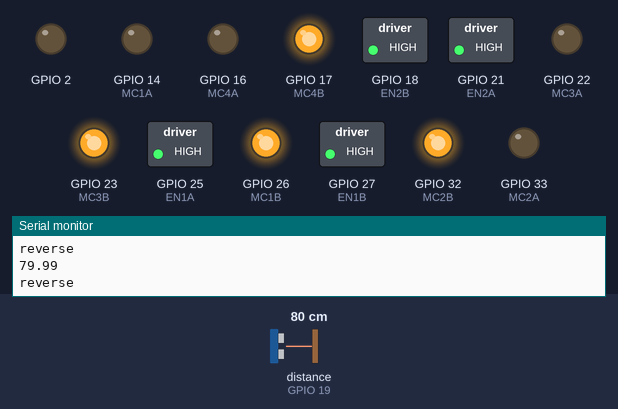
Simulated run of this program. Board: ESP32. Shown: switched loads named in the program (green lamp = pin HIGH), output pins drawn as LEDs (lit = HIGH), the last lines printed to the serial monitor. Wiring (inferred from the names in the program): ultrasonic range finder: trigger GPIO 13; echo GPIO 19. Inputs (shaded band) come from the test bench; at power-on: distance to the obstacle (sensor on GPIO 19) 80 cm. The echo pulse lasts 58.3 µs per cm; pins used as bus, display or sensor lines are not drawn.

Above: at 1.2 s.
1.3 s: distance to the obstacle (sensor on GPIO 19) set to 16 cm
2.8 s: distance to the obstacle (sensor on GPIO 19) set to 13 cm
At 5.0 s:
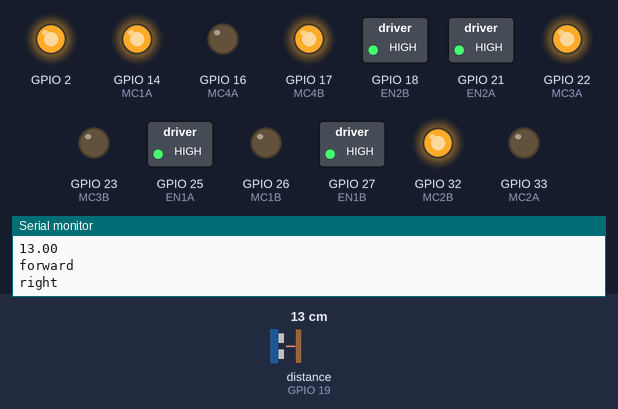
5.3 s: distance to the obstacle (sensor on GPIO 19) set to 18 cm
At 6.3 s:
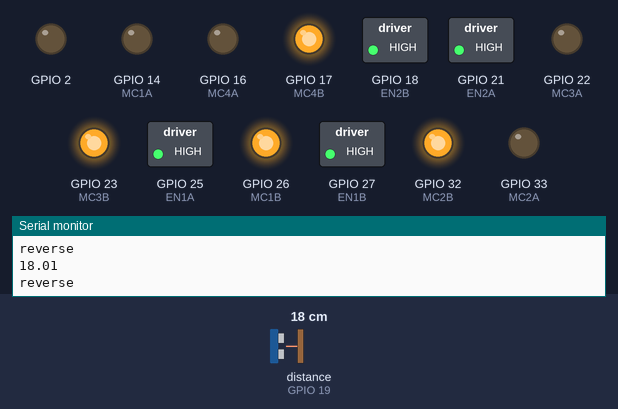
7.3 s: distance to the obstacle (sensor on GPIO 19) set to 2 cm
At 8.1 s:
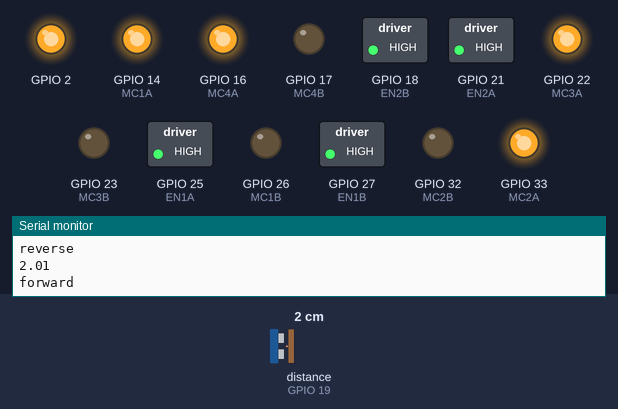
Timing chart, 0 to 10.8 s (numbered marks = the images above; inputs shaded):
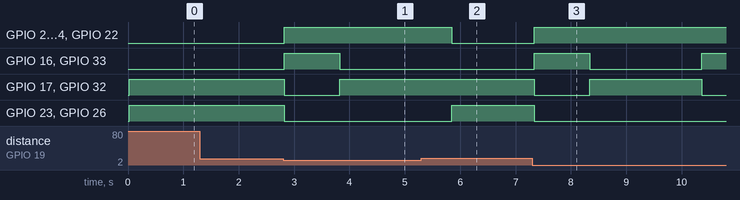

The program:

main.cpp
```cpp
// #include <ArduinoJson.h>

// const int EN1=27;   //Half Bridge 1 Enable
// const int MC1=33;  //Motor Control 1
// const int MC2=32;  //Motor Control 2
// const int EN2=26;   //Half Bridge 1 Enable
// const int MC3=13;  //Motor Control 1
// const int MC4=14;  //Motor Control 2
// //const int POT=0;  //POT on Analog Pin 0
// //int val = 0;      //for storing the reading from the POT
// //int velocity = 0; //For storing the desired velocity (from 0-255)

// void setup(){
//   pinMode(EN1, OUTPUT);
//   pinMode(MC1, OUTPUT);
//   pinMode(MC2, OUTPUT);
//   pinMode(EN2, OUTPUT);
//   pinMode(MC3, OUTPUT);
//   pinMode(MC4, OUTPUT);
// //  brake(); //Initialize with motor stopped
// }

// void loop() {
// //  val = analogRead(POT);
// //  //go forward
// //  if (val > 562){
// //    velocity = map(val, 563, 1023, 0, 255);
//     digitalWrite(MC1, HIGH);
//     digitalWrite(MC2, LOW);
//     digitalWrite(EN1, HIGH);

//     digitalWrite(MC3, HIGH);
//     digitalWrite(MC4, LOW);
//     digitalWrite(EN2, HIGH);
//     }

// //    //go backward
// //   else if (val < 462){
// //    velocity = map(val, 461, 0, 0, 255);
// //    digitalWrite(EN, LOW);
// //    digitalWrite(MC1, LOW);
// //    digitalWrite(MC2, HIGH);
// //    analogWrite(EN, rate);
// //   }
// //
// //   //brake
// //   else{
// //    digitalWrite(EN, LOW);
// //    digitalWrite(MC1, LOW);
// //    digitalWrite(MC2, LOW);
// //    digitalWrite(EN, HIGH);
// //   }
// //}
```

DIY_car.cpp
```cpp
// #include "BluetoothSerial.h"
// //#include <ArduinoJson.h>

// const int EN1=27;   //Half Bridge 1 Enable
// const int MC1=33;  //Motor Control 1
// const int MC2=32;  //Motor Control 2
// const int EN2=26;   //Half Bridge 1 Enable
// const int MC3=13;  //Motor Control 1
// const int MC4=14;  //Motor Control 2

// BluetoothSerial SerialBT; // create Bluetooth object

// void setup() {
//   Serial.begin(115200);       // Serial monitor
//   pinMode(2, OUTPUT);
//   SerialBT.begin("CAR_BT"); // Device name for Bluetooth
//   Serial.println("Bluetooth started! Pair with CAR_BT");

//   pinMode(EN1, OUTPUT);
//   pinMode(MC1, OUTPUT);
//   pinMode(MC2, OUTPUT);
//   pinMode(EN2, OUTPUT);
//   pinMode(MC3, OUTPUT);
//   pinMode(MC4, OUTPUT);
// //  brake(); //Initialize with motor stopped

//   digitalWrite(EN1, HIGH);
//   digitalWrite(EN2, HIGH);
// }

// void loop() {
//   if (SerialBT.available()) {         // check if data received from phone
//     // String command = SerialBT.readStringUntil('\n');
//     char command = SerialBT.read();  // read one character
//     Serial.print("Received: ");
//     Serial.println(command);

//     if(command == 'F')
//     {
//       digitalWrite(2, HIGH);
//       digitalWrite(MC1, HIGH);
//       digitalWrite(MC2, LOW);
//       Serial.println("forward");
//     }

//     else if(command == 'B')
//     {
//       digitalWrite(2, LOW);
//       digitalWrite(MC1, LOW);
//       digitalWrite(MC2, HIGH);
//       Serial.println("reverse");
//     }

//     else if(command == 'L')
//     {
//       digitalWrite(2, LOW);
//       digitalWrite(MC3, HIGH);
//       digitalWrite(MC4, LOW);
//       Serial.println("left");
//     }
//      else if(command == 'R')
//     {
//       digitalWrite(2, HIGH);
//       digitalWrite(MC3, LOW);
//       digitalWrite(MC4, HIGH);
//       Serial.println("right");
//     }
//     else if(command == 'Q')
//     {
//       digitalWrite(MC1, HIGH);
//       digitalWrite(MC2, LOW);
//       digitalWrite(MC3, HIGH);
//       digitalWrite(MC4, LOW);
//       Serial.println("forward-left");
//     }
//     else if(command == 'E')
//     {
//       digitalWrite(MC1, HIGH);
//       digitalWrite(MC2, LOW);
//       digitalWrite(MC3, LOW);
//       digitalWrite(MC4, HIGH);
//       Serial.println("forward-right");
//     }
//     else if(command == 'C')
//     {
//       digitalWrite(MC1, LOW);
//       digitalWrite(MC2, HIGH);
//       digitalWrite(MC3, LOW);
//       digitalWrite(MC4, HIGH);
//       Serial.println("reverse-right");
//     }
//     else if(command == 'Z')
//     {
//       digitalWrite(MC1, LOW);
//       digitalWrite(MC2, HIGH);
//       digitalWrite(MC3, HIGH);
//       digitalWrite(MC4, LOW);
//       Serial.println("reverse-left");
//     }
//     else if(command == 'S')
//     {
//       digitalWrite(MC1, LOW);
//       digitalWrite(MC2, LOW);
//       digitalWrite(MC3, LOW);
//       digitalWrite(MC4, LOW);
//       Serial.println("brake");
//     }
//   }
// }
```

automatic.cpp
```cpp
#include <ArduinoJson.h>

// ===== MOTOR 1 =====
const int EN1A = 25;
const int MC1A  = 14;
const int MC1B  = 26;

// ===== MOTOR 2 =====
const int EN1B = 27;
const int MC2A  = 33;
const int MC2B  = 32;

// ===== MOTOR 3 =====
const int EN2A = 21;
const int MC3A  = 22;
const int MC3B  = 23;

// ===== MOTOR 4 =====
const int EN2B = 18;
const int MC4A  = 16;
const int MC4B  = 17;

int trigPin =13;
int echoPin =19;
int travelTime;       //time it takes to hit the sensr and travel back
int speedofsound =343; //in meter per seconds
float distanceinM;
float distanceinCm;

void setup() {
  Serial.begin(115200);
  pinMode(2, OUTPUT);

  pinMode(trigPin, OUTPUT);
  pinMode(echoPin, INPUT);

  pinMode(EN1A, OUTPUT);
  pinMode(MC1A, OUTPUT);
  pinMode(MC1B, OUTPUT);

  pinMode(EN1B, OUTPUT);
  pinMode(MC2A, OUTPUT);
  pinMode(MC2B, OUTPUT);

  pinMode(EN2A, OUTPUT);
  pinMode(MC3A, OUTPUT);
  pinMode(MC3B, OUTPUT);

  pinMode(EN2B, OUTPUT);
  pinMode(MC4A, OUTPUT);
  pinMode(MC4B, OUTPUT);

  // Enable all channels
  digitalWrite(EN1A, HIGH);
  digitalWrite(EN1B, HIGH);
  digitalWrite(EN2A, HIGH);
  digitalWrite(EN2B, HIGH);
}


void loop() {
  digitalWrite(trigPin, LOW);
  delayMicroseconds(10);
  digitalWrite(trigPin, HIGH);
  delayMicroseconds(10);
  digitalWrite(trigPin, LOW);

  travelTime=pulseIn(echoPin,HIGH); // to read the high signal sent from the trigpin in microseconds
  delay(20);
  distanceinM=speedofsound*(travelTime/2000000.); //distance in meter
  distanceinCm=distanceinM*100; //distance in cm

//   Serial.println(travelTime);// print time in microseconds
  Serial.println(distanceinCm); // print distance in cm

    if(distanceinCm > 15)
    {
      digitalWrite(MC1A, LOW);
      digitalWrite(MC1B, HIGH);
      digitalWrite(MC2A, LOW);
      digitalWrite(MC2B, HIGH);
      digitalWrite(MC3A, LOW);
      digitalWrite(MC3B, HIGH);
      digitalWrite(MC4A, LOW);
      digitalWrite(MC4B, HIGH);
      Serial.println("reverse");
      digitalWrite(2, LOW);
    }

    else if(distanceinCm < 15)
    {
      digitalWrite(MC1A, HIGH);
      digitalWrite(MC1B, LOW);
      digitalWrite(MC2A, HIGH);
      digitalWrite(MC2B, LOW);
      digitalWrite(MC3A, HIGH);
      digitalWrite(MC3B, LOW);
      digitalWrite(MC4A, HIGH);
      digitalWrite(MC4B, LOW);
      Serial.println("forward");
      digitalWrite(2, HIGH);
      delay(1000);

      digitalWrite(MC1A, HIGH);
      digitalWrite(MC1B, LOW);
      digitalWrite(MC2A, LOW);
      digitalWrite(MC2B, HIGH);
      digitalWrite(MC3A, HIGH);
      digitalWrite(MC3B, LOW);
      digitalWrite(MC4A, LOW);
      digitalWrite(MC4B, HIGH);
      Serial.println("right");
      digitalWrite(2, HIGH);
      delay(2000);
    }


//     else if(distanceinCm == 'L')
//     {
//       digitalWrite(MC1A, LOW);
//       digitalWrite(MC1B, HIGH);
//       digitalWrite(MC2A, HIGH);
//       digitalWrite(MC2B, LOW);
//       digitalWrite(MC3A, LOW);
//       digitalWrite(MC3B, HIGH);
//       digitalWrite(MC4A, HIGH);
//       digitalWrite(MC4B, LOW);
//       Serial.println("left");
//       digitalWrite(2, LOW);
//     }
//      else if(distanceinCm == 'R')
//     {
//       digitalWrite(MC1A, HIGH);
//       digitalWrite(MC1B, LOW);
//       digitalWrite(MC2A, LOW);
//       digitalWrite(MC2B, HIGH);
//       digitalWrite(MC3A, HIGH);
//       digitalWrite(MC3B, LOW);
//       digitalWrite(MC4A, LOW);
//       digitalWrite(MC4B, HIGH);
//       Serial.println("right");
//       digitalWrite(2, HIGH);
//     }

//     else if(distanceinCm == 'S')
//     {
//       digitalWrite(MC1A, LOW);
//       digitalWrite(MC1B, LOW);
//       digitalWrite(MC2A, LOW);
//       digitalWrite(MC2B, LOW);
//       digitalWrite(MC3A, LOW);
//       digitalWrite(MC3B, LOW);
//       digitalWrite(MC4A, LOW);
//       digitalWrite(MC4B, LOW);
//       Serial.println("brake");
//       digitalWrite(2, LOW);
//     }

}
```

robotic_car.cpp
```cpp
// #include "BluetoothSerial.h"
// BluetoothSerial SerialBT; // create Bluetooth object

// // ===== MOTOR 1 =====
// const int EN1A = 25;
// const int MC1A  = 14;
// const int MC1B  = 26;

// // ===== MOTOR 2 =====
// const int EN1B = 27;
// const int MC2A  = 33;
// const int MC2B  = 32;

// // ===== MOTOR 3 =====
// const int EN2A = 21;
// const int MC3A  = 22;
// const int MC3B  = 23;

// // ===== MOTOR 4 =====
// const int EN2B = 18;
// const int MC4A  = 16;
// const int MC4B  = 17;


// void setup() {
//   Serial.begin(115200);
//   SerialBT.begin("CAR_BT");
//   pinMode(2, OUTPUT);

//   pinMode(EN1A, OUTPUT);
//   pinMode(MC1A, OUTPUT);
//   pinMode(MC1B, OUTPUT);

//   pinMode(EN1B, OUTPUT);
//   pinMode(MC2A, OUTPUT);
//   pinMode(MC2B, OUTPUT);

//   pinMode(EN2A, OUTPUT);
//   pinMode(MC3A, OUTPUT);
//   pinMode(MC3B, OUTPUT);

//   pinMode(EN2B, OUTPUT);
//   pinMode(MC4A, OUTPUT);
//   pinMode(MC4B, OUTPUT);

//   // Enable all channels
//   digitalWrite(EN1A, HIGH);
//   digitalWrite(EN1B, HIGH);
//   digitalWrite(EN2A, HIGH);
//   digitalWrite(EN2B, HIGH);
// }

// void loop() {
//   if (SerialBT.available()) {
//     char command = SerialBT.read();
//     Serial.println(command);

//     if(command == 'F')
//     {
//       digitalWrite(MC1A, HIGH);
//       digitalWrite(MC1B, LOW);
//       digitalWrite(MC2A, HIGH);
//       digitalWrite(MC2B, LOW);
//       digitalWrite(MC3A, HIGH);
//       digitalWrite(MC3B, LOW);
//       digitalWrite(MC4A, HIGH);
//       digitalWrite(MC4B, LOW);
//       Serial.println("forward");
//       digitalWrite(2, HIGH);
//     }

//     else if(command == 'B')
//     {
//       digitalWrite(MC1A, LOW);
//       digitalWrite(MC1B, HIGH);
//       digitalWrite(MC2A, LOW);
//       digitalWrite(MC2B, HIGH);
//       digitalWrite(MC3A, LOW);
//       digitalWrite(MC3B, HIGH);
//       digitalWrite(MC4A, LOW);
//       digitalWrite(MC4B, HIGH);
//       Serial.println("reverse");
//       digitalWrite(2, LOW);
//     }

//     else if(command == 'L')
//     {
//       digitalWrite(MC1A, LOW);
//       digitalWrite(MC1B, HIGH);
//       digitalWrite(MC2A, HIGH);
//       digitalWrite(MC2B, LOW);
//       digitalWrite(MC3A, LOW);
//       digitalWrite(MC3B, HIGH);
//       digitalWrite(MC4A, HIGH);
//       digitalWrite(MC4B, LOW);
//       Serial.println("left");
//       digitalWrite(2, LOW);
//     }
//      else if(command == 'R')
//     {
//       digitalWrite(MC1A, HIGH);
//       digitalWrite(MC1B, LOW);
//       digitalWrite(MC2A, LOW);
//       digitalWrite(MC2B, HIGH);
//       digitalWrite(MC3A, HIGH);
//       digitalWrite(MC3B, LOW);
//       digitalWrite(MC4A, LOW);
//       digitalWrite(MC4B, HIGH);
//       Serial.println("right");
//       digitalWrite(2, HIGH);
//     }

//     else if(command == 'S')
//     {
//       digitalWrite(MC1A, LOW);
//       digitalWrite(MC1B, LOW);
//       digitalWrite(MC2A, LOW);
//       digitalWrite(MC2B, LOW);
//       digitalWrite(MC3A, LOW);
//       digitalWrite(MC3B, LOW);
//       digitalWrite(MC4A, LOW);
//       digitalWrite(MC4B, LOW);
//       Serial.println("brake");
//       digitalWrite(2, LOW);
//     }
//   }
// }
```

test1.cpp
```cpp
// #include <ArduinoJson.h>

// const int EN1=9;
// const int EN2=10;
// const int MC1=2;
// const int MC2=3;
// const int MC3=4;
// const int MC4=5;

// void setup() {
//   Serial.begin(9600);
//   pinMode(EN1, OUTPUT);
//   pinMode(EN2, OUTPUT);
//   pinMode(MC1, OUTPUT);
//   pinMode(MC2, OUTPUT);
//   pinMode(MC3, OUTPUT);
//   pinMode(MC4, OUTPUT);
// }

// void loop() {
//   if (Serial.available())
//   {
//     String command = Serial.readStringUntil('\n');
//     if(command == "F")
//     {
//       digitalWrite(EN1, LOW);
//       digitalWrite(MC1, HIGH);
//       digitalWrite(MC2, LOW);
//       digitalWrite(EN1, HIGH);
//       Serial.println("forward");
//     }
//     else if(command == "G")
//     {
//       digitalWrite(EN1, LOW);
//       digitalWrite(MC1, LOW);
//       digitalWrite(MC2, HIGH);
//       digitalWrite(EN1, HIGH);
//       Serial.println("reverse");
//     }
//     else if(command == "L")
//     {
//       digitalWrite(EN2, LOW);
//       digitalWrite(MC3, HIGH);
//       digitalWrite(MC4, LOW);
//       digitalWrite(EN2, HIGH);
//       Serial.println("left");
//     }
//      else if(command == "R")
//     {
//       digitalWrite(EN2, LOW);
//       digitalWrite(MC3, LOW);
//       digitalWrite(MC4, HIGH);
//       digitalWrite(EN2, HIGH);
//       Serial.println("right");
//     }
//     else if(command == "Q")
//     {
//       digitalWrite(EN1, LOW);
//       digitalWrite(EN2, LOW);
//       digitalWrite(MC1, HIGH);
//       digitalWrite(MC2, LOW);
//       digitalWrite(MC3, HIGH);
//       digitalWrite(MC4, LOW);
//       digitalWrite(EN1, HIGH);
//       digitalWrite(EN2, HIGH);
//       Serial.println("forward-left");
//     }
//     else if(command == "E")
//     {
//       digitalWrite(EN1, LOW);
//       digitalWrite(EN2, LOW);
//       digitalWrite(MC1, HIGH);
//       digitalWrite(MC2, LOW);
//       digitalWrite(MC3, LOW);
//       digitalWrite(MC4, HIGH);
//       digitalWrite(EN1, HIGH);
//       digitalWrite(EN2, HIGH);
//       Serial.println("forward-right");
//     }
//     else if(command == "C")
//     {
//       digitalWrite(EN1, LOW);
//       digitalWrite(EN2, LOW);
//       digitalWrite(MC1, LOW);
//       digitalWrite(MC2, HIGH);
//       digitalWrite(MC3, LOW);
//       digitalWrite(MC4, HIGH);
//       digitalWrite(EN1, HIGH);
//       digitalWrite(EN2, HIGH);
//       Serial.println("reverse-right");
//     }
//     else if(command == "Z")
//     {
//       digitalWrite(EN1, LOW);
//       digitalWrite(EN2, LOW);
//       digitalWrite(MC1, LOW);
//       digitalWrite(MC2, HIGH);
//       digitalWrite(MC3, HIGH);
//       digitalWrite(MC4, LOW);
//       digitalWrite(EN1, HIGH);
//       digitalWrite(EN2, HIGH);
//       Serial.println("reverse-left");
//     }
//     else if(command == "S")
//     {
//       digitalWrite(EN1, LOW);
//       digitalWrite(EN2, LOW);
//       digitalWrite(MC1, LOW);
//       digitalWrite(MC2, LOW);
//       digitalWrite(MC3, LOW);
//       digitalWrite(MC4, LOW);
//       digitalWrite(EN1, HIGH);
//       digitalWrite(EN2, HIGH);
//       Serial.println("brake");
//     }
//   }
// }
```

ultra.cpp
```cpp
// #include <ArduinoJson.h>

// int trigPin =13;
// int echoPin =19;
// int travelTime;       //time it takes to hit the sensr and travel back
// int speedofsound =343; //in meter per seconds
// float distanceinM;
// float distanceinCm;

// void setup()
// {
//   Serial.begin(115200);
//   pinMode(trigPin, OUTPUT);
//   pinMode(echoPin, INPUT);
// }

// void loop()
// {
//   digitalWrite(trigPin, LOW);
//   delayMicroseconds(10);
//   digitalWrite(trigPin, HIGH);
//   delayMicroseconds(10);
//   digitalWrite(trigPin, LOW);

//   travelTime=pulseIn(echoPin,HIGH); // to read the high signal sent from the trigpin in microseconds
//   delay(20);
//   distanceinM=speedofsound*(travelTime/2000000.); //distance in meter
//   distanceinCm=distanceinM*100; //distance in cm

// //   Serial.println(travelTime);// print time in microseconds
//   Serial.println(distanceinCm); // print distance in cm
//   delay(500);
// }
```

Measured:
- the behaviour switches between 15 and 14 cm on distance to the obstacle (sensor on GPIO 19) (found by bisection; images 0 and 1)
- after the input at 2.8 s, GPIO 2, GPIO 14 (MC1A), GPIO 22 (MC3A): LOW → HIGH at once; GPIO 16 (MC4A), GPIO 33 (MC2A): LOW → HIGH at once, → LOW 1.0 s later; GPIO 17 (MC4B), GPIO 32 (MC2B): HIGH → LOW at once, → HIGH 1.0 s later; GPIO 23 (MC3B), GPIO 26 (MC1B): HIGH → LOW at once
- after the input at 5.3 s, GPIO 2, GPIO 14 (MC1A), GPIO 22 (MC3A): HIGH → LOW after 0.55 s; GPIO 16 (MC4A), GPIO 33 (MC2A): stays LOW (without the input it goes to HIGH after 0.55 s); GPIO 17 (MC4B), GPIO 32 (MC2B): stays HIGH (without the input it goes to LOW after 0.55 s); GPIO 23 (MC3B), GPIO 26 (MC1B): LOW → HIGH after 0.55 s
- after the input at 7.3 s, GPIO 2, GPIO 14 (MC1A), GPIO 22 (MC3A): LOW → HIGH at once; GPIO 16 (MC4A), GPIO 33 (MC2A): LOW → HIGH at once, → LOW 1.0 s later, → HIGH 2.0 s later; GPIO 17 (MC4B), GPIO 32 (MC2B): HIGH → LOW at once, → HIGH 1.0 s later, → LOW 2.0 s later; GPIO 23 (MC3B), GPIO 26 (MC1B): HIGH → LOW at once
